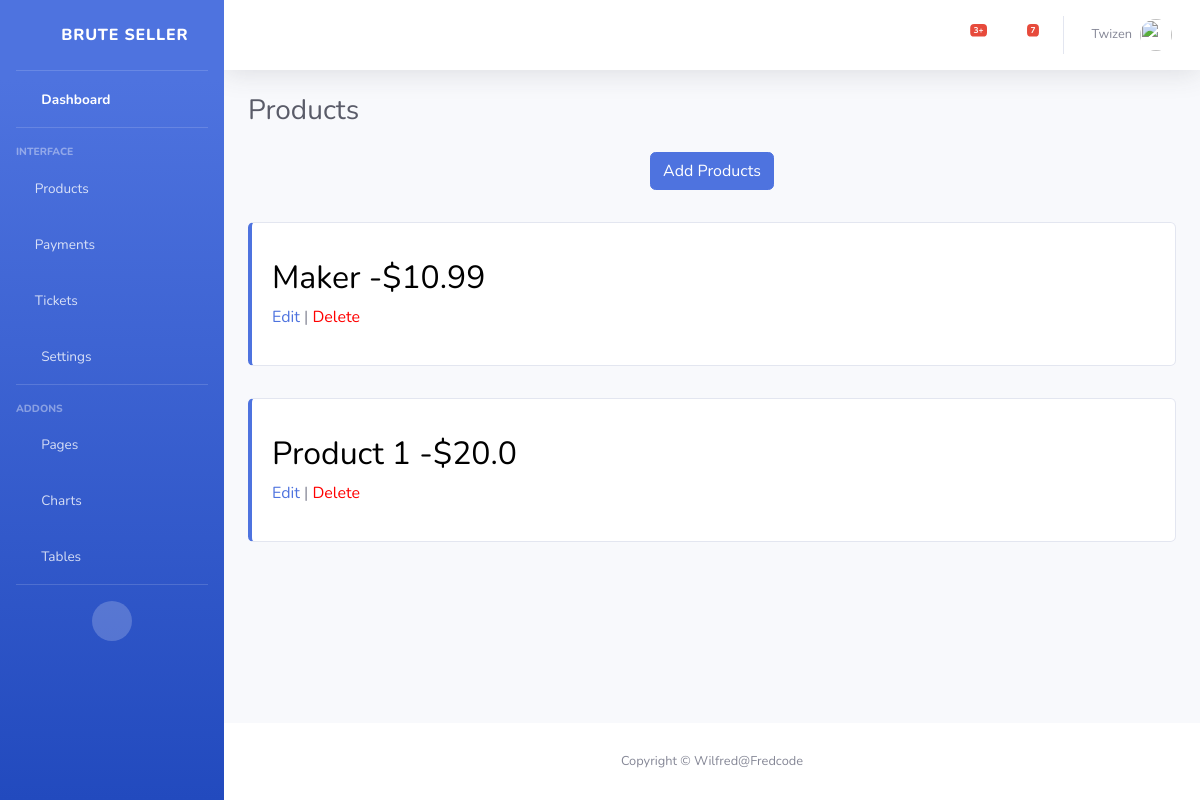
Page /dashboard/products (signed in) on the committed database.
### seller/models.py (models this page shows, shortened)
class Profile(models.Model):
    user = models.OneToOneField(User, on_delete=models.CASCADE, blank=True)
    name = models.CharField(max_length= 200, null=True, unique=True)
    bio = models.CharField(max_length=500, null=True)
    logo = models.ImageField(null = True, blank = True, upload_to = 'images/profiles', default = "images/profiles/profile.png")

class Product(models.Model):
    profile = models.ForeignKey(Profile, on_delete= models.CASCADE, blank=True)
    name = models.CharField(max_length=150, null=True)
    description = models.CharField(max_length=200, null=True)
    stock = models.IntegerField(default=0,null= True, blank=True)
    price = models.FloatField()
    image = models.ImageField(null = True, blank = True,upload_to = 'images/products', default="images/products/product.png")

### seller/views.py (the view)
# urls.py: path('dashboard/products', views.view_products, name='products'),
@login_required(login_url="login")
def view_products(request):
    products = Product.objects.filter(profile__user = request.user).all()
    store = Profile.objects.filter(user = request.user).first()
    context = { 'products':products, 'store': store}
    return render(request, "products.html", context)

### seller/templates/products.html (shortened to what this page needs)
{% extends 'index.html' %}
{% block header %}
<h1 class="h3 mb-0 text-gray-800">Products</h1>
{% endblock %}
{% block contents %}
<div style="text-align:center;">
<a href="{% url 'add_product' %}" ><button class="btn btn-primary">Add Products</button></a>
</div>
<div class="list">
    {% if products|length > 0 %}
        {% for product in products %}
            <div class="card mb-4 py-3 border-left-primary" style="margin-top:2rem;">
                <div class="card-body">
                    <h2 style="color:black;">{{product.name|title}} -${{product.price}}</h2>
                    <a href="{% url 'edit_product' product.id %}">Edit</a> | <a href="{% url 'delete_product' product.id %}" style="color:red;">Delete</a>
                </div>
            </div>
        {%endfor%}
    {% else%}
        <h1 class="h3 mb-1 text-gray-800">You have no Products to sell</p>
    {% endif %}
</div>
{% endblock %}

### seller/templates/index.html (shortened to what this page needs)
{% load static %}
<!DOCTYPE html>
<html lang="en">
<head>
    <link href="{% static 'vendor/fontawesome-free/css/all.min.css'%}" rel="stylesheet" type="text/css">
    <link href="{% static 'style/dashboard/sb-admin-2.min.css' %}" rel="stylesheet">
</head>
<body id="page-top">
    <div id="wrapper">
        <ul class="navbar-nav bg-gradient-primary sidebar sidebar-dark accordion" id="accordionSidebar">
            <a class="sidebar-brand d-flex align-items-center justify-content-center" href="{% url 'dashboard'%}">
                <div class="sidebar-brand-icon rotate-n-15">
                    <i class="fas fa-laugh-wink"></i>
                </div>
                <div class="sidebar-brand-text mx-3">Brute Seller</div>
            </a>
            <hr class="sidebar-divider my-0">
            <li class="nav-item active">
                <a class="nav-link" href="{% url 'dashboard' %}">
                    <i class="fas fa-fw fa-tachometer-alt"></i>
                    <span>Dashboard</span></a>
            </li>
            <hr class="sidebar-divider">
            <div class="sidebar-heading">
                Interface
            </div>
            <li class="nav-item">
                <a class="nav-link collapsed" href="{% url 'products'%}" data-toggle="collapse" data-target="#collapseTwo"
                    aria-expanded="true" aria-controls="collapseTwo">
                    <i class="fas fa-solid fa-plus"></i>
                    <span>Products</span>
                </a>
            </li>
            <li class="nav-item">
                <a class="nav-link collapsed" href="#" aria-expanded="true" aria-controls="collapseTwo">
                    <i class="fas fa-solid fa-dollar-sign"></i>
                    <span>Payments</span>
                </a>
            </li>
            <li class="nav-item">
                <a class="nav-link collapsed" href="#" aria-expanded="true" aria-controls="collapseTwo">
                    <i class="fas fa-solid fa-question"></i>
                    <span>Tickets</span>
                </a>
            </li>
            <li class="nav-item">
                <a class="nav-link collapsed" href="#" data-toggle="collapse" data-target="#collapseUtilities"
                    aria-expanded="true" aria-controls="collapseUtilities">
                    <i class="fas fa-fw fa-wrench"></i>
                    <span>Settings</span>
                </a>
            </li>
            <hr class="sidebar-divider">
            <div class="sidebar-heading">
                Addons
            </div>
            <li class="nav-item">
                <a class="nav-link collapsed" href="#" data-toggle="collapse" data-target="#collapsePages"
                    aria-expanded="true" aria-controls="collapsePages">
                    <i class="fas fa-fw fa-folder"></i>
                    <span>Pages</span>
                </a>
            </li>
            <li class="nav-item">
                <a class="nav-link" href="charts.html">
                    <i class="fas fa-fw fa-chart-area"></i>
                    <span>Charts</span></a>
            </li>
            <li class="nav-item">
                <a class="nav-link" href="tables.html">
                    <i class="fas fa-fw fa-table"></i>
                    <span>Tables</span></a>
            </li>
            <hr class="sidebar-divider d-none d-md-block">
            <div class="text-center d-none d-md-inline">
                <button class="rounded-circle border-0" id="sidebarToggle"></button>
            </div>
        </ul>
        <div id="content-wrapper" class="d-flex flex-column">
            <div id="content">
                <nav class="navbar navbar-expand navbar-light bg-white topbar mb-4 static-top shadow">
                    <ul class="navbar-nav ml-auto">
                        <li class="nav-item dropdown no-arrow mx-1">
                            <a class="nav-link dropdown-toggle" href="#" id="alertsDropdown" role="button"
                                data-toggle="dropdown" aria-haspopup="true" aria-expanded="false">
                                <i class="fas fa-bell fa-fw"></i>
                                <span class="badge badge-danger badge-counter">3+</span>
                            </a>
                        </li>
                        <li class="nav-item dropdown no-arrow mx-1">
                            <a class="nav-link dropdown-toggle" href="#" id="messagesDropdown" role="button"
                                data-toggle="dropdown" aria-haspopup="true" aria-expanded="false">
                                <i class="fas fa-envelope fa-fw"></i>
                                <span class="badge badge-danger badge-counter">7</span>
                            </a>
                        </li>
                        <li class="nav-item dropdown no-arrow">
                            <a class="nav-link dropdown-toggle" href="#" id="userDropdown" role="button"
                                data-toggle="dropdown" aria-haspopup="true" aria-expanded="false">
                                {% if not store %}
                                    <span class="mr-2 d-none d-lg-inline text-gray-600 small">{{ request.user }}</span>
                                {% else %}
                                    <span class="mr-2 d-none d-lg-inline text-gray-600 small">{{ store.name|title }}</span>
                                {% endif %}
                                <img class="img-profile rounded-circle"
                                    src="{% static 'img/undraw_profile.svg' %}">
                            </a>
                        </li>
                    </ul>
                </nav>
                <div class="container-fluid">
                    <div class="d-sm-flex align-items-center justify-content-between mb-4">
                        {% block header %}{% endblock %}
                    </div>
                    {% block contents %}{%endblock%}
                </div>
            </div>
            <footer class="sticky-footer bg-white">
                <div class="container my-auto">
                    <div class="copyright text-center my-auto">
                        <span>Copyright &copy; Wilfred@Fredcode</span>
                    </div>
                </div>
            </footer>
        </div>
    </div>
</body>
</html>

### rows in the picture
Profile: name "Twizen"
Product: name "Maker", price "10.99"
Product: name "Product 1", price "20.0"
